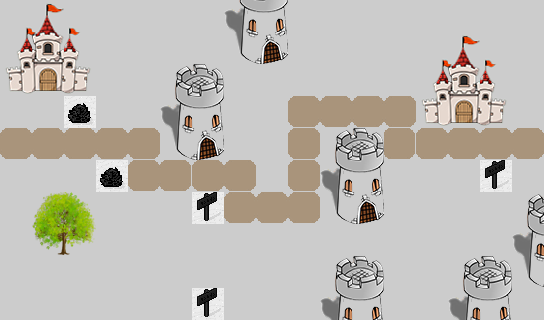

This game map was drawn from its Tiled (.tmx) file and the tilesets committed beside it. A one-line description and the trimmed map source follow:
An orthogonal 17x10 tile map with 32x32 px tiles, 1 tile layer (bg1) and 1 object (pl1).

<map version="1.0" orientation="orthogonal" renderorder="right-down" width="17" height="10" tilewidth="32" tileheight="32" nextobjectid="25">
 <tileset firstgid="1" name="tmw_desert_spacing" tilewidth="32" tileheight="32" spacing="1" margin="1">
  <image source="tmw_desert_spacing.png" width="265" height="199" />
  <tile id="0">
   <properties>
    <property name="way" value="2" />
   </properties>
  </tile>
  <tile id="1">
   <properties>
    <property name="way" value="2" />
   </properties>
  </tile>
  <tile id="2">
   <properties>
    <property name="way" value="2" />
   </properties>
  </tile>
  <tile id="3">
   <properties>
    <property name="way" value="2" />
   </properties>
  </tile>
  <tile id="4">
   <properties>
    <property name="way" value="2" />
   </properties>
  </tile>
  <tile id="6">
   <properties>
    <property name="attr" value="0" />
    <property name="way" value="1" />
   </properties>
  </tile>
  <tile id="8">
   <properties>
    <property name="way" value="2" />
   </properties>
  </tile>
  <tile id="9">
   <properties>
    <property name="way" value="2" />
   </properties>
  </tile>
  <tile id="10">
   <properties>
    <property name="way" value="2" />
   </properties>
  </tile>
  <tile id="11">
   <properties>
    <property name="way" value="2" />
   </properties>
  </tile>
  <tile id="12">
   <properties>
    <property name="way" value="2" />
   </properties>
  </tile>
  <tile id="17">
   <properties>
    <property name="way" value="2" />
   </properties>
  </tile>
  <tile id="27">
   <properties>
    <property name="way" value="2" />
   </properties>
  </tile>
  <tile id="28">
   <properties>
    <property name="way" value="2" />
   </properties>
  </tile>
  <tile id="29">
   <properties>
    <property name="buildable" value="1" />
   </properties>
  </tile>
  <tile id="30">
   <properties>
    <property name="way" value="2" />
   </properties>
  </tile>
  <tile id="31">
   <properties>
    <property name="way" value="2" />
   </properties>
  </tile>
  <tile id="33">
   <properties>
    <property name="attr" value="1" />
    <property name="way" value="1" />
   </properties>
  </tile>
  <tile id="35">
   <properties>
    <property name="way" value="2" />
   </properties>
  </tile>
  <tile id="36">
   <properties>
    <property name="way" value="2" />
   </properties>
  </tile>
  <tile id="37">
   <properties>
    <property name="way" value="2" />
   </properties>
  </tile>
  <tile id="38">
   <properties>
    <property name="way" value="2" />
   </properties>
  </tile>
  <tile id="39">
   <properties>
    <property name="attr" value="0" />
    <property name="way" value="1" />
   </properties>
  </tile>
  <tile id="45">
   <properties>
    <property name="way" value="2" />
   </properties>
  </tile>
  <tile id="46">
   <properties>
    <property name="way" value="2" />
   </properties>
  </tile>
  <tile id="47">
   <properties>
    <property name="way" value="2" />
   </properties>
  </tile>
 </tileset>
 <objectgroup name="Objects">
  <object id="1" name="pl1" x="0" y="128" width="32" height="32" />
 </objectgroup>
 <layer name="bg1" width="17" height="10">
  <data>[170 cells, 170 non-empty, 24 distinct tile ids]</data>
 </layer>
</map>
